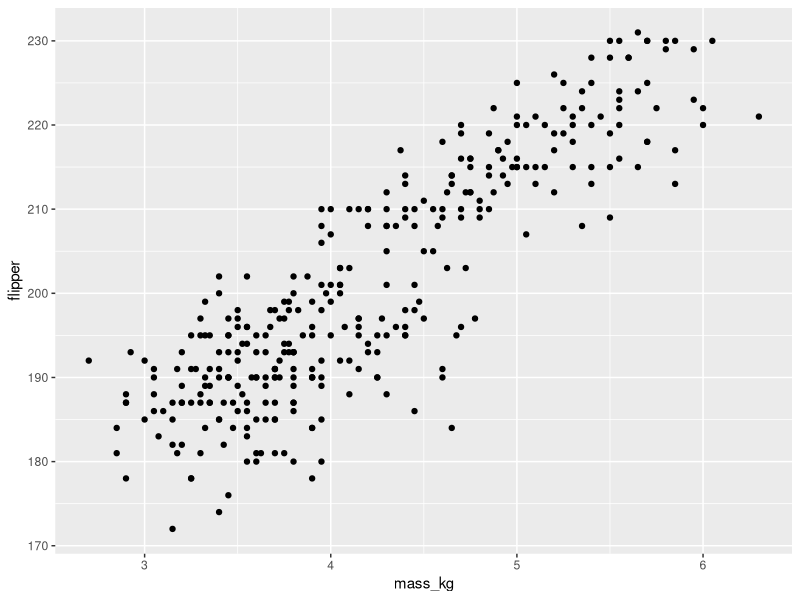
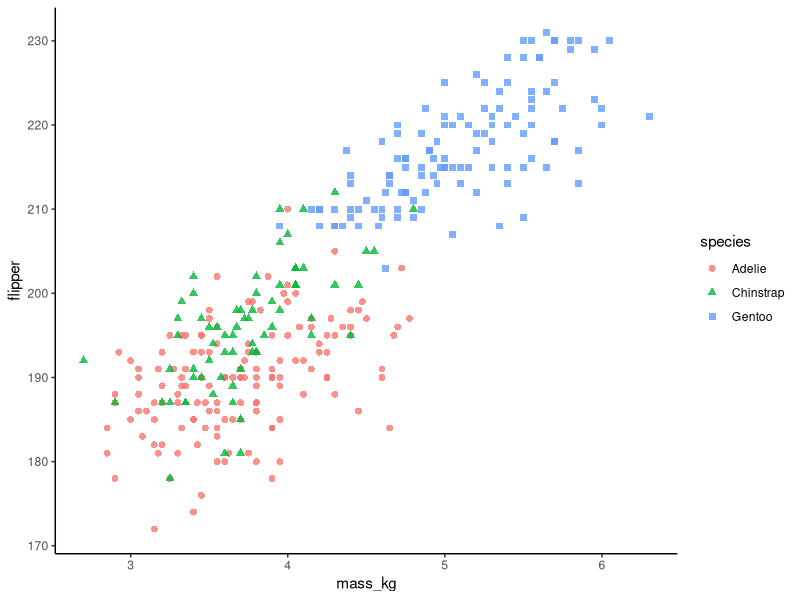
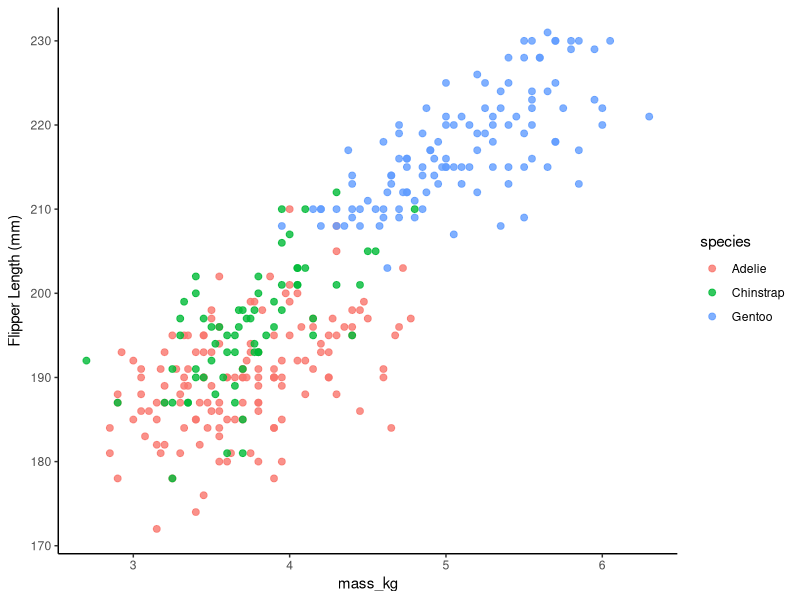
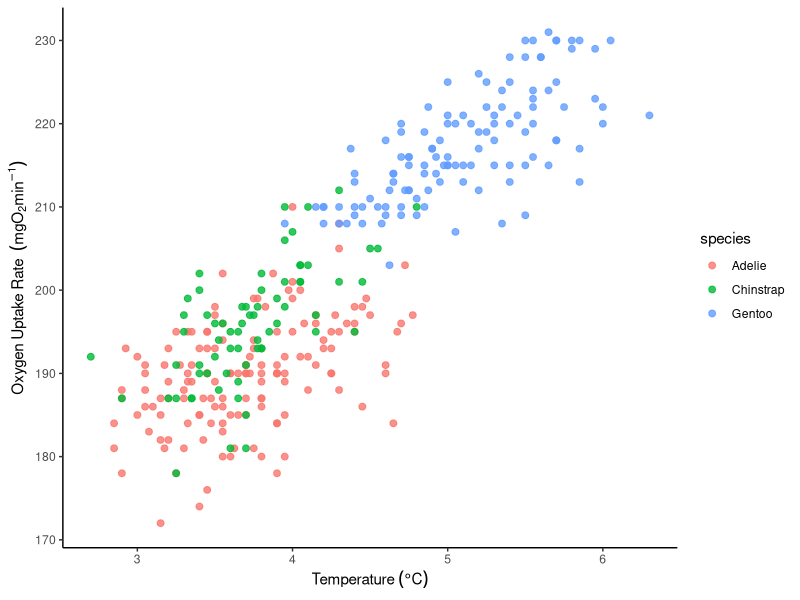
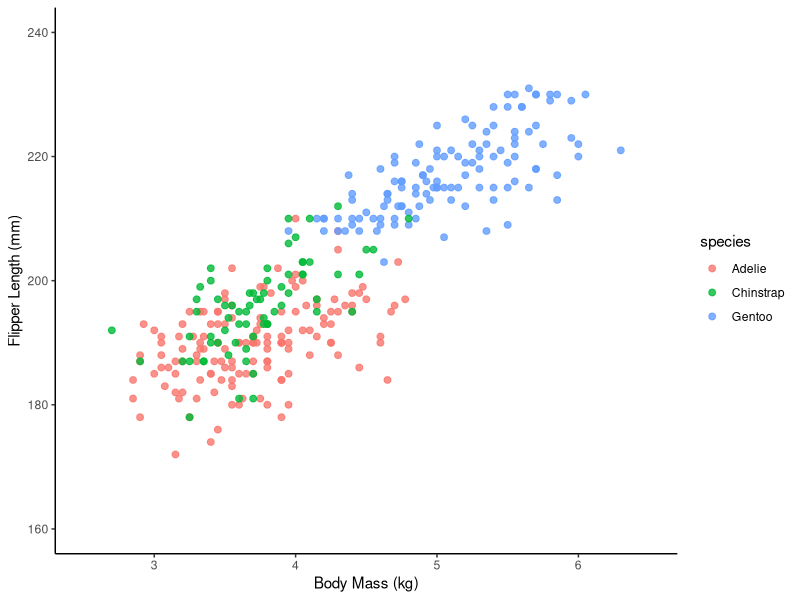
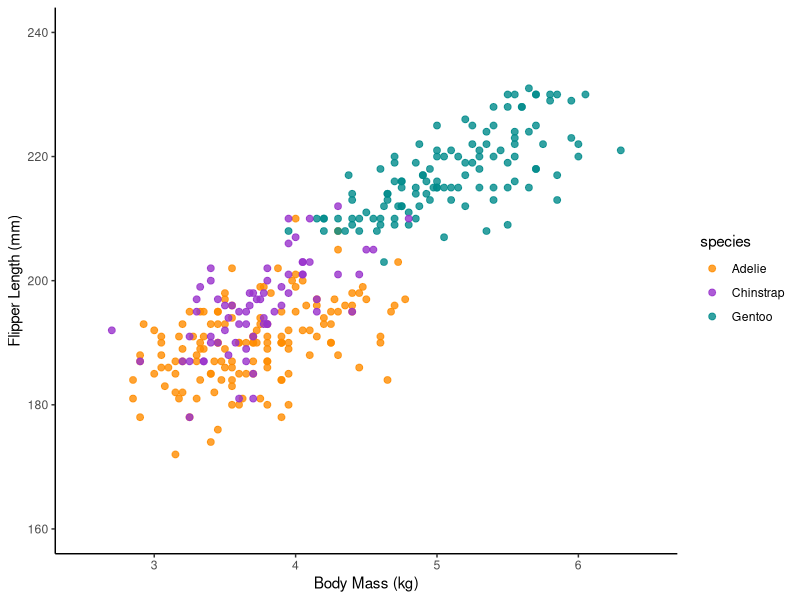
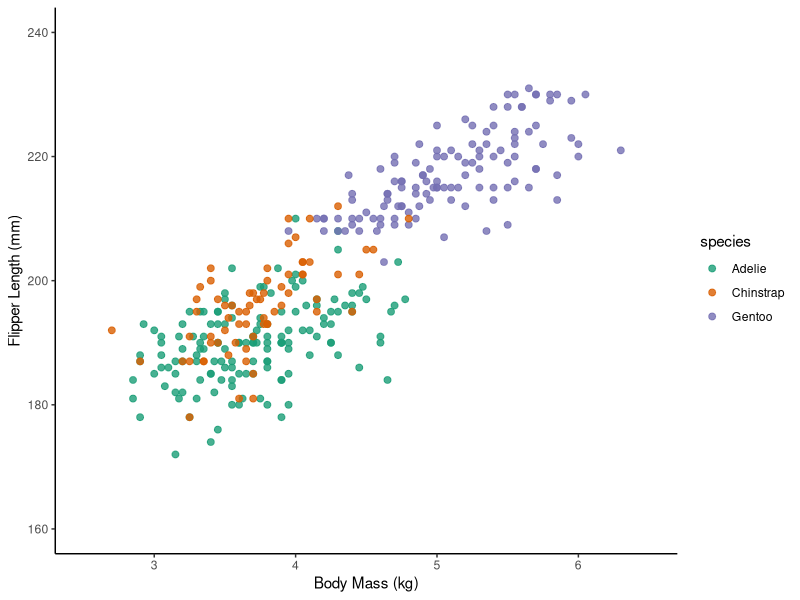
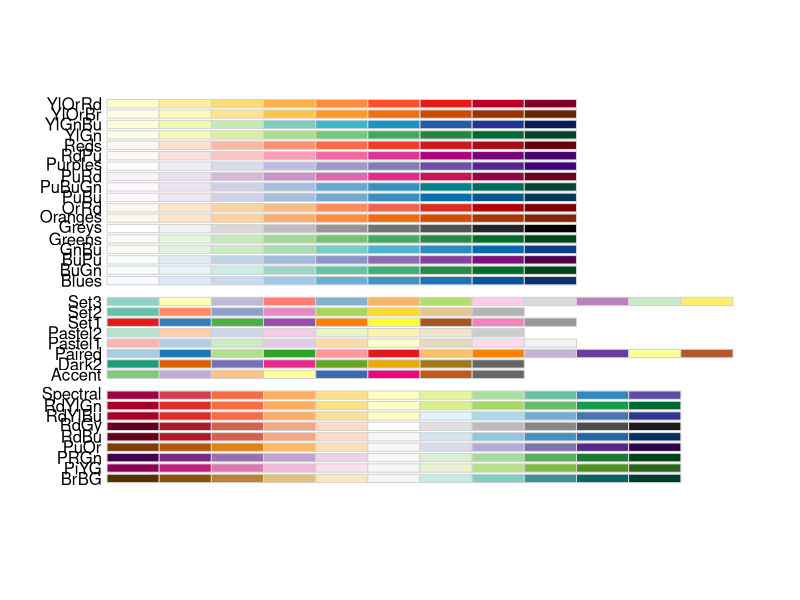

The R script that drew these images, in order:
## ---- chunk 1
knitr::opts_chunk$set(echo = TRUE, warning = FALSE, message = FALSE)
## ---- chunk 2
 
library(tidyverse) 
library(palmerpenguins) #contains the penguin data!
library(RColorBrewer) #contains color palettes we can can call on
library(ggsci) #another color package, one of my favorites!
library(scales) #will use to view color scales and hex codes for ggsci palettes
library(ggpubr) #will use to add some statistical outputs to our plots

## ---- chunk 3

penguins <- palmerpenguins::penguins %>% 
  rename(flipper = flipper_length_mm, bill_length = bill_length_mm, bill_depth = bill_depth_mm) %>% 
  mutate(mass_kg = body_mass_g/1000, bill_ratio = bill_length/bill_depth) %>% 
  na.omit() 
  
## ---- chunk 4

ggplot(penguins, aes(x = mass_kg, y = flipper))+
  geom_point()

## ---- chunk 5
#1. Basic commands, theme changes
ggplot(penguins, aes(x = mass_kg, y = flipper, color = species, shape = species))+ 
  geom_point(alpha = 0.8, size = 2)+ #can change shape and stroke (shape outline size) here
  theme_classic() #show a couple other themes

#2. Axis labels
ggplot(penguins, aes(x = mass_kg, y = flipper, color = species))+ 
  geom_point(alpha = 0.8, size = 2)+
  theme_classic()+
  labs(y = expression("Flipper Length (mm)", x = "Body Mass (kg)")) #mention title and caption too

#3. Degrees, subscripts, and superscripts within labels 
ggplot(penguins, aes(x = mass_kg, y = flipper, color = species))+ 
  geom_point(alpha = 0.8, size = 2)+
  theme_classic()+
  labs(y = expression("Oxygen Uptake Rate  " (mg*O[2] * min^-1)), x = expression("Temperature " ( degree*C))) #example axis titles with subscripts, etc

#4. Axis scales and breaks
ggplot(penguins, aes(x = mass_kg, y = flipper, color = species))+ 
  geom_point(alpha = 0.8, size = 2)+
  theme_classic()+
  labs(y = "Flipper Length (mm)", x = "Body Mass (kg)")+
  scale_y_continuous(limits = c(160, 240), breaks = c(160, 180, 200, 220, 240))+
  scale_x_continuous(limits = c(2.5,6.5))

#5. Colors!! Part 1: R colors
ggplot(penguins, aes(x = mass_kg, y = flipper, color = species))+ 
  geom_point(alpha = 0.8, size = 2)+
  theme_classic()+
  labs(y = "Flipper Length (mm)", x = "Body Mass (kg)")+
  scale_y_continuous(limits = c(160, 240), breaks = c(160, 180, 200, 220, 240))+
  scale_x_continuous(limits = c(2.5,6.5))+
  scale_color_manual(values = c("darkorange", "darkorchid", "cyan4")) #See R colors cheatsheet for color names. Can also use color hex codes here! Match to powerpoint!

#6. Colors!! Part 2: RColorBrewer 
ggplot(penguins, aes(x = mass_kg, y = flipper, color = species))+ 
  geom_point(alpha = 0.8, size = 2)+
  theme_classic()+
  labs(y = "Flipper Length (mm)", x = "Body Mass (kg)")+
  scale_y_continuous(limits = c(160, 240), breaks = c(160, 180, 200, 220, 240))+
  scale_x_continuous(limits = c(2.5,6.5))+
  scale_color_brewer(palette = "Dark2") #see R color cheatseet for palette names OR:

display.brewer.all()
display.brewer.all(colorblindFriendly = T)

#7. Colors! Part 3: ggsci
ggplot(penguins, aes(x = mass_kg, y = flipper, color = species))+ 
  geom_point(alpha = 0.8, size = 2)+
  theme_classic()+
  labs(y = "Flipper Length (mm)", x = "Body Mass (kg)")+
  scale_y_continuous(limits = c(160, 240), breaks = c(160, 180, 200, 220, 240))+
  scale_x_continuous(limits = c(2.5,6.5))+
  scale_color_npg() #npg = nature publishing group. Also try jco, simpsons, futurama, tron. ALso see "material" 
 
#to view the whole palette and get hex codes, use the "scales" package: 

show_col(pal_npg("nrc")(12))
show_col(pal_futurama("planetexpress")(12))
show_col(pal_simpsons("springfield")(12))
show_col(pal_material("cyan")(10)) 

#8. Adding in regression lines with their corresponing equations, R-squared, and p-values
ggplot(penguins, aes(x = mass_kg, y = flipper, color = species))+ 
  geom_point(alpha = 0.8, size = 2)+
  theme_classic()+
  labs(y = "Flipper Length (mm)", x = "Body Mass (kg)")+
  scale_y_continuous(limits = c(160, 240), breaks = c(160, 180, 200, 220, 240))+
  scale_x_continuous(limits = c(2.5,6.5))+
  scale_color_manual(values = c("darkorange", "darkorchid", "cyan4"))+
  stat_smooth(method = "lm", se = FALSE, size = 1.5)+
  #stat_regline_equation(label.x = 4, show.legend = FALSE)+ #this will show the equations of the regression line
  stat_cor(show.legend = FALSE)


#9. Customizing font sizes using the all-powerful theme() function. Make sure this comes AFTER theme_classic, because you are modifying components of this theme
ggplot(penguins, aes(x = mass_kg, y = flipper, color = species))+ 
  geom_point(alpha = 0.8, size = 2)+
  theme_classic()+
  labs(y = "Flipper Length (mm)", x = "Body Mass (kg)")+
  scale_y_continuous(limits = c(160, 240), breaks = c(160, 180, 200, 220, 240))+
  scale_x_continuous(limits = c(2.5,6.5))+
  scale_color_manual(values = c("darkorange", "darkorchid", "cyan4"))+
  stat_smooth(method = "lm", se = FALSE, size = 1.5)+
  stat_cor(show.legend = FALSE)+
  theme(axis.text.y=element_text(size=20, color= 'black'), 
        axis.text.x=element_text(size=20, color= 'black'), 
        axis.line.y=element_line(color = 'black',size=0.5),
        axis.line.x=element_line(color = 'black',size=0.5),
        axis.ticks.y=element_line(size=0.5),
        axis.ticks.x=element_line(size=0),
        axis.line = element_line(colour = "black"),
        axis.title.y=element_text(size=20),
        axis.title.x=element_text(size=20),
        legend.text = element_text(size = 18),
        legend.title = element_blank())
  
  
  
## ---- chunk 6

ggplot(penguins, aes(x = species, y = mass_kg))+
  geom_boxplot()

## ---- chunk 7
#Option #1: open boxes, data points shown
ggplot(penguins, aes(x = species, y = mass_kg, color = sex))+
   geom_boxplot(width = 0.6, size = 1)+
  geom_point(position = position_dodge(0.6), size = 2, alpha = 0.6)+
  scale_color_manual(values = c("#EE6C00FF", "#00838EFF"),labels = c("Female", "Male"))+
  theme_classic()+
  scale_y_continuous(limits = c(2,6),breaks = c(2,3,4,5,6))+
  labs(x = "", y = "Mass (kg)")+
  theme(axis.text.y=element_text(size=20, color= 'black'), 
        axis.text.x=element_text(size=20, color= 'black'), 
        axis.line.y=element_line(color = 'black',size=0.5),
        axis.line.x=element_line(color = 'black',size=0.5),
        axis.ticks.y=element_line(size=0.5),
        axis.ticks.x=element_line(size=0),
        axis.line = element_line(colour = "black"),
        axis.title.y=element_text(size=20),
        axis.title.x=element_text(size=20),
        legend.text = element_text(size = 18),
        legend.title = element_blank())
 

#Option #2: filled boxes, no data points
ggplot(penguins, aes(x = species, y = mass_kg, fill = sex))+
   geom_boxplot(width = 0.6, size = 1)+
  theme_classic()+ 
  scale_fill_manual(values = c("#EE6C00FF", "#00838EFF"), labels = c("Female", "Male"))+
  scale_y_continuous(limits = c(2,6.5),breaks = c(2,3,4,5,6))+
  labs(y = "Mass (kg)", x = "")+
  stat_compare_means(method = "t.test", label = "p.format")+
  theme(axis.text.y=element_text(size=20, color= 'black'),
        axis.text.x=element_text(size=20, color= 'black'), 
        axis.line.y=element_line(color = 'black',size=0.5),
        axis.line.x=element_line(color = 'black',size=0.5),
        axis.ticks.y=element_line(size=0.5),
        axis.ticks.x=element_line(size=0),
        axis.line = element_line(colour = "black"),
        axis.title.y=element_text(size=20),
        axis.title.x=element_text(size=20),
        legend.text = element_text(size = 18),
        legend.title = element_blank())
        #legend.position = "top") or "none"
 

## ---- chunk 8

penguin_means <- penguins %>% 
  group_by(species, year) %>% 
  summarise(mean_mass = mean(mass_kg), mean_flipper= mean(flipper), mean_bill_length = mean(bill_length), sd_mass = sd(mass_kg), sem = sd_mass/sqrt(n()))

ggplot(penguin_means)+
  geom_line(aes(x = year, y = mean_mass, color = species), size =1)+
  geom_pointrange(aes(x = year, y = mean_mass, ymin = mean_mass - sem, ymax = mean_mass + sem, color = species), size = 1)+
  #geom_hline(yintercept = 4.5, linetype = "dashed")+ #if you want to add horizontal or vertical lines to indicate means or asymptotes
  #geom_vline(xintercept = 2008, color = "red")+
   theme_classic()+
  labs(y = "Body Mass (kg)", x = "Year Sampled")+
  scale_x_continuous(limits = c(2007, 2009), breaks = c(2007, 2008, 2009))+
  scale_color_manual(values = c("darkorange", "darkorchid", "cyan4"))+
  theme(axis.text.y=element_text(size=20, color= 'black'), 
        axis.text.x=element_text(size=20, color= 'black'), 
        axis.line.y=element_line(color = 'black',size=0.5),
        axis.line.x=element_line(color = 'black',size=0.5),
        axis.ticks.y=element_line(size=0.5),
        axis.ticks.x=element_line(size=0),
        axis.line = element_line(colour = "black"),
        axis.title.y=element_text(size=20),
        axis.title.x=element_text(size=20),
        legend.text = element_text(size = 18),
        legend.title = element_blank())
  
  
## ---- chunk 9
library(patchwork)

plot2 <- ggplot(penguins, aes(x = species, y = bill_ratio, fill = sex))+
  geom_boxplot()+
  theme_classic()+
 theme(legend.position = "none")

ggplot(penguins, aes(x = bill_length, y = bill_depth, color = species))+
  geom_point(alpha = 0.8, size = 2)+
  theme_classic()+
  scale_color_manual(values = c("darkorange", "darkorchid", "cyan4"))+
  stat_smooth(method = "lm", se = FALSE, size = 1.5)+
  inset_element(plot2, 0.6, 0.6, 1, 1, align_to = "full")

